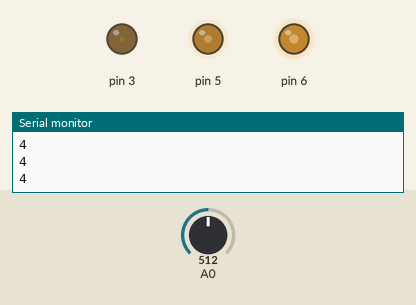
Simulated run of this sketch. Board: Arduino Uno, built with avr-gcc and run on an emulated ATmega328P. On the bench: output pins drawn as LEDs (lit = HIGH), the last lines printed to the serial monitor. The test bench sets the inputs (shaded band); at power-on: A0 = 512.

Above: at 1.2 s.
1.3 s: A0 set to 716
At 2.1 s:
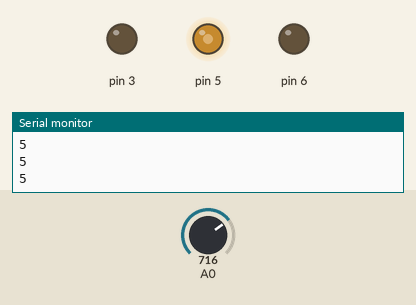
2.8 s: A0 set to 900
At 3.2 s:
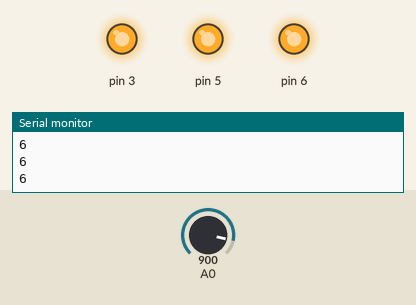
4.3 s: A0 set to 1023
At 5.5 s:
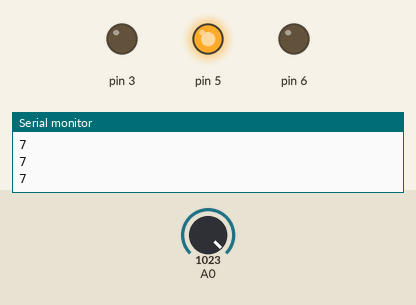
5.8 s: A0 set to 511
At 6.7 s:
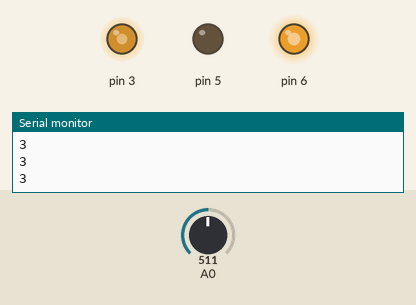
7.3 s: A0 set to 306
At 7.9 s:
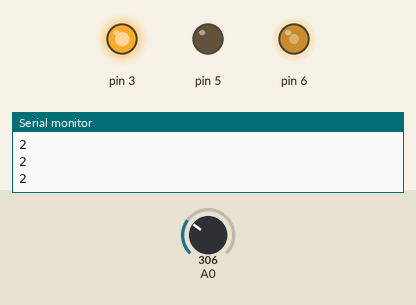
8.8 s: A0 set to 122
At 10.2 s:
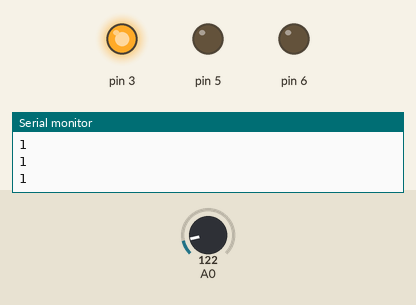
Timing chart, 0 to 11.3 s (numbered marks = the images above; inputs shaded):
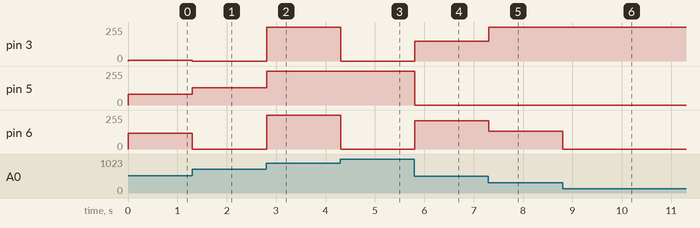

The sketch:

RGB_com_Potenciometro.ino
```cpp
// C++ code
//
int potencia = 0;

void setup()
{
  pinMode(A0, INPUT);
  Serial.begin(9600);
  pinMode(3, OUTPUT);
  pinMode(5, OUTPUT);
  pinMode(6, OUTPUT);
}

void loop()
{
  potencia = map(analogRead(A0), 0, 1023, 1, 7);
  Serial.println(potencia);
  if (potencia == 1) {
    analogWrite(3, 255);
    analogWrite(5, 0);
    analogWrite(6, 0);
  }
  if (potencia == 2) {
    analogWrite(3, 255);
    analogWrite(5, 0);
    analogWrite(6, 132);
  }
  if (potencia == 3) {
    analogWrite(3, 148);
    analogWrite(5, 0);
    analogWrite(6, 211);
  }
  if (potencia == 4) {
    analogWrite(3, 5);
    analogWrite(5, 79);
    analogWrite(6, 119);
  }
  if (potencia == 5) {
    analogWrite(3, 0);
    analogWrite(5, 128);
    analogWrite(6, 0);
  }
  if (potencia == 6) {
    analogWrite(3, 255);
    analogWrite(5, 255);
    analogWrite(6, 255);
  }
  if (potencia == 7) {
    analogWrite(3, 0);
    analogWrite(5, 255);
    analogWrite(6, 0);
  }
  delay(10); // Delay a little bit to improve simulation performance
}
```

Measured:
- after the input at 1.3 s, pin 3: 5/255 → 0/255 at once; pin 5: 79/255 → 128/255 at once; pin 6: 119/255 → 0/255 at once
- after the input at 2.8 s, pin 3, pin 6: 0/255 → 255/255 at once; pin 5: 128/255 → 255/255 at once
- after the input at 4.3 s, pin 3, pin 6: 255/255 → 0/255 at once
- after the input at 5.8 s, pin 3: 0/255 → 148/255 at once; pin 5: 255/255 → 0/255 at once; pin 6: 0/255 → 211/255 at once
- after the input at 7.3 s, pin 3: 148/255 → 255/255 at once; pin 6: 211/255 → 132/255 at once
- after the input at 8.8 s, pin 6: 132/255 → 0/255 at once
